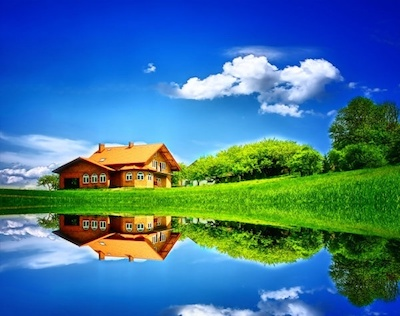
#> input picture images/scenary.jpg, 400 x 316 px
$ jupyter execute '2.7 Edge detection and Image Gradients.ipynb'   (older library calls are emulated)
#> lines starting #> are read from the running program, lines starting #| are printed output that depends on the picture; after the words box and inside, x2 and y2 are one past the last pixel; in counts of white or black regions, pixels touching at a corner belong together
#  Edge Detection and Image Gradients

Edge Detection is a very important area in Computer Vision, especially when dealing with contours
Edges can be defined as sudden changes (discontinuities) in an image and they can encode just as much information as pixels.

## Edge Detection Algorithms

There are three main types of Edge Detection:
- Sobel – to emphasize vertical or horizontal edges
- Laplacian – Gets all orientations
- Canny – Optimal due to low error rate, well defined edges and accurate detection.

## Canny Edge Detection Algorithm

developed by John F. Canny in 1986

1. Applies Gaussian blurring
2. Finds intensity gradient of the image
3. Applied non-maximum suppression (i.e. removes pixels that are not edges)
4. Hysteresis – Applies thresholds (i.e. if pixel is within the upper and lower thresholds, it is considered an edge)

[cell 1]
import cv2
import numpy as np

[cell 2]
image = cv2.imread('images/scenary.jpg',0)
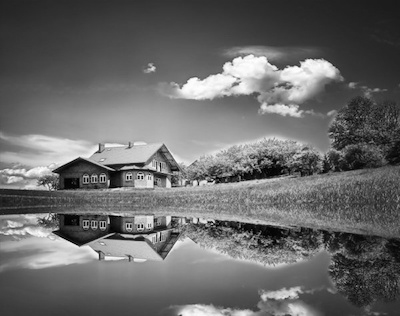
#> image: shape (316, 400); min 0, max 255, mean 105.1

height, width = image.shape
#> height = 316; width = 400

# Extract Sobel Edges
sobel_x = cv2.Sobel(image, cv2.CV_64F, 0, 1, ksize=5)
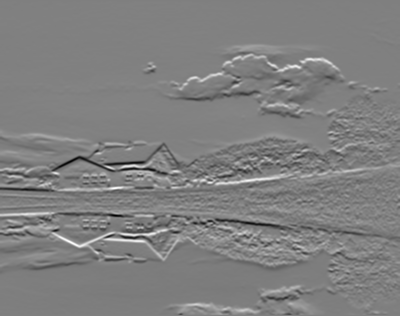
#> sobel_x: shape (316, 400) float64; min -9593, max 9542, mean 24.2; drawn with min black and max white
sobel_y = cv2.Sobel(image, cv2.CV_64F, 1, 0, ksize=5)
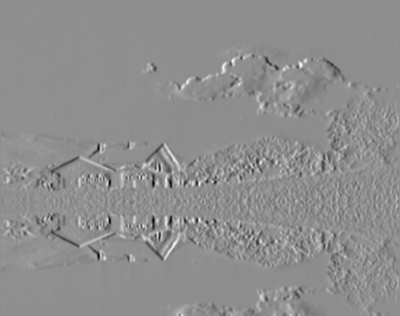
#> sobel_y: shape (316, 400) float64; min -8559, max 6729, mean -9.4; drawn with min black and max white

cv2.imshow('Original', image)
cv2.waitKey(0)
cv2.imshow('Sobel X', sobel_x)
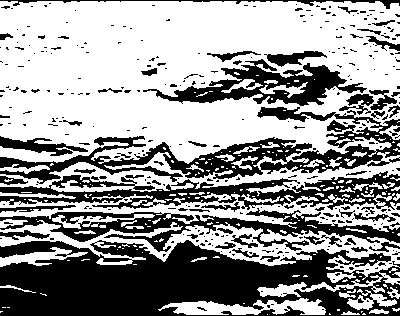
#> window 'Sobel X': shape (316, 400); 59.6% white; 350 black regions (288 under 20 px), largest, box (x1, y1, x2, y2) and area: (0, 240, 400, 316) 20570, (0, 107, 400, 184) 7957, (0, 171, 400, 210) 6129
cv2.waitKey(0)
cv2.imshow('Sobel Y', sobel_y)
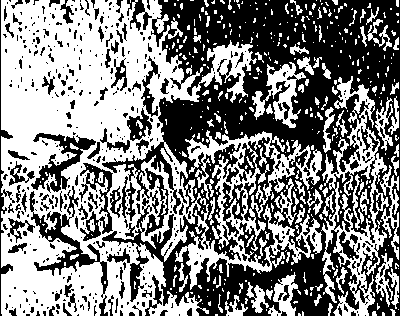
#> window 'Sobel Y': shape (316, 400); 51.4% white; 489 black regions (380 under 20 px), largest, box (x1, y1, x2, y2) and area: (102, 0, 400, 316) 47120, (29, 186, 108, 298) 1706, (31, 133, 96, 193) 1250
cv2.waitKey(0)

sobel_OR = cv2.bitwise_or(sobel_x, sobel_y)
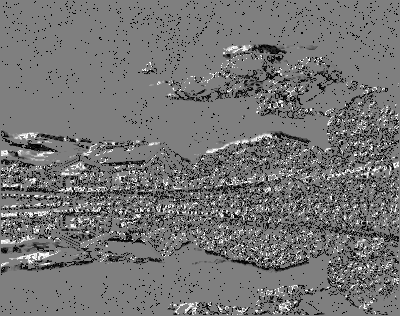
#> sobel_OR: shape (316, 400) float64; 1.09% of the values are NaN or infinite; the others: min -131056, max 131056, mean -9682.1; drawn with min black, max white, NaN and infinite black
cv2.imshow('sobel_OR', sobel_OR)
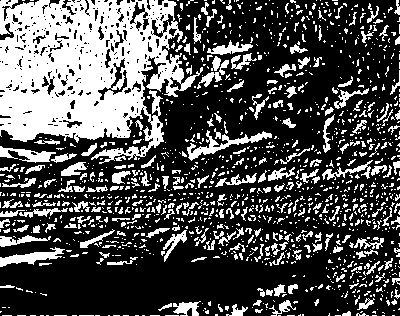
#> window 'sobel_OR': shape (316, 400); 31.7% white; 1339 white regions (1111 under 20 px), largest, box (x1, y1, x2, y2) and area: (0, 0, 203, 164) 19981, (187, 130, 272, 161) 656, (0, 247, 65, 267) 518
cv2.waitKey(0)

laplacian = cv2.Laplacian(image, cv2.CV_64F)
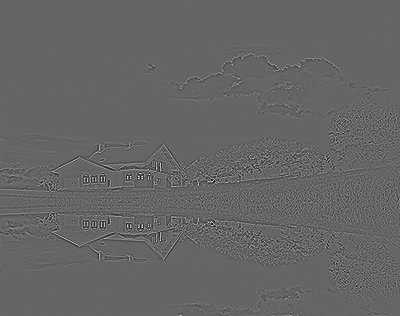
#> laplacian: shape (316, 400) float64; min -340, max 514, mean 0; drawn with min black and max white
cv2.imshow('Laplacian', laplacian)
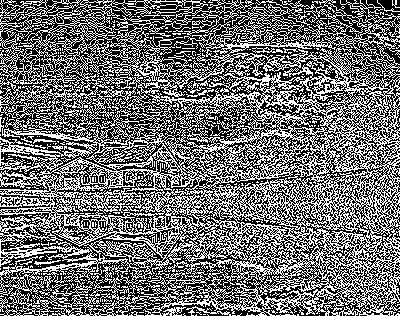
#> window 'Laplacian': shape (316, 400); 43.8% white in thin lines or dots
cv2.waitKey(0)


##  Then, we need to provide two values: threshold1 and threshold2. Any gradient value larger than threshold2
# is considered to be an edge. Any value below threshold1 is considered not to be an edge.
#Values in between threshold1 and threshold2 are either classiﬁed as edges or non-edges based on how their
#intensities are “connected”. In this case, any gradient values below 60 are considered non-edges
#whereas any values above 120 are considered edges.


# Canny Edge Detection uses gradient values as thresholds
# The first threshold gradient
canny = cv2.Canny(image, 50, 120)
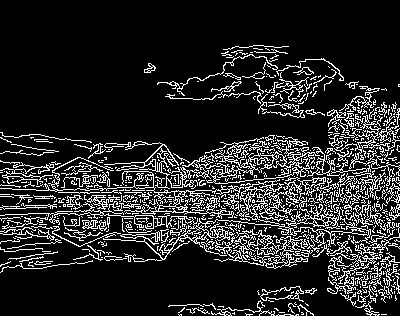
#> canny: shape (316, 400); 15.3% white in thin lines or dots, all inside (x1, y1, x2, y2) = (0, 45, 400, 316)
cv2.imshow('Canny', canny)
cv2.waitKey(0)

cv2.destroyAllWindows()
